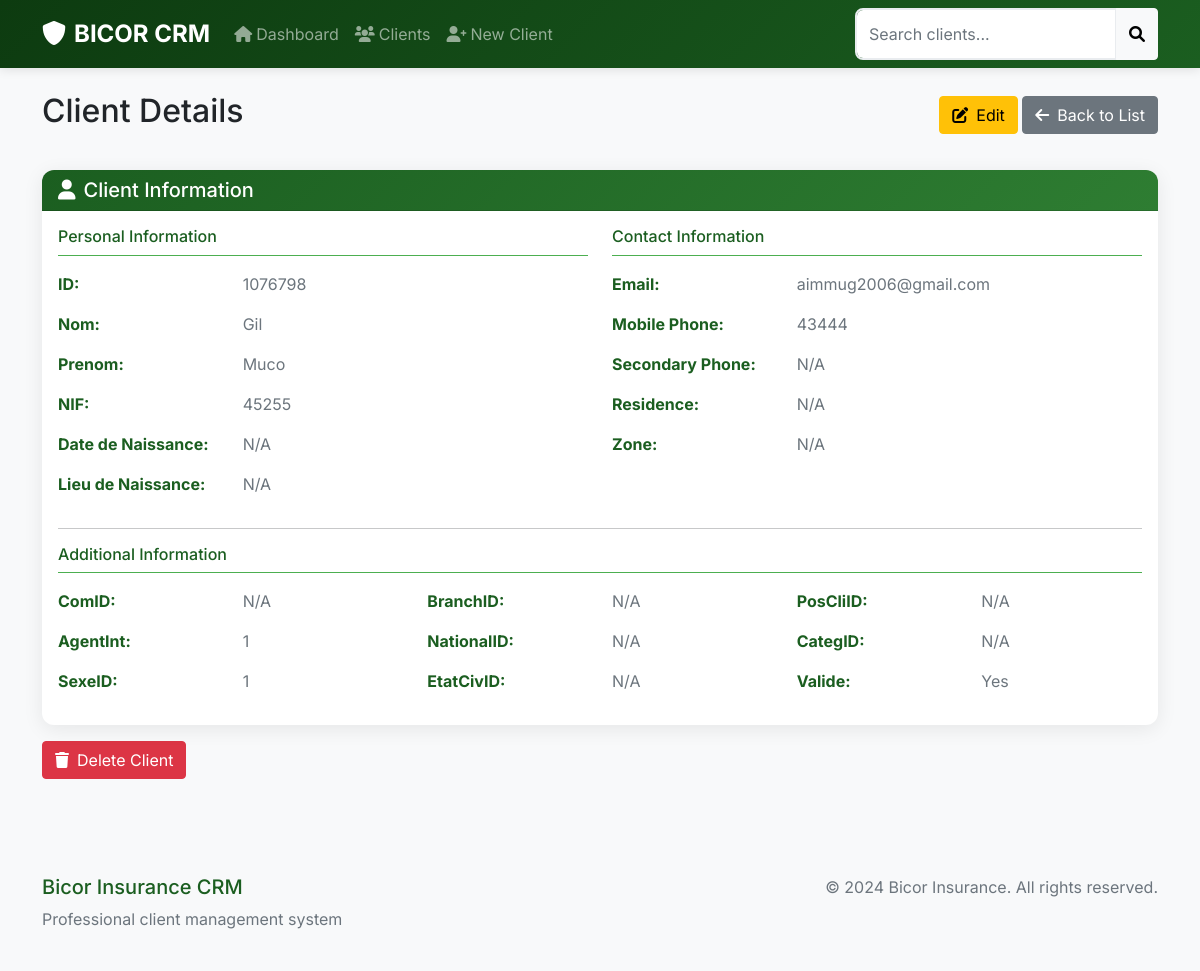
/client/1076798, run on the app's committed database.
### tables this page shows
CREATE TABLE "Clients" (
	"ID"	INTEGER,
	"AncCode"	TEXT,
	"NumID"	TEXT,
	"NIF"	TEXT,
	"Nom"	TEXT,
	"Prenom"	TEXT,
	"DateNais"	TEXT,
	"LieuNais"	TEXT,
	"NomConj"	TEXT,
	"NextOfKin"	TEXT,
	"MobPhone"	INTEGER,
	"MobPhone2"	TEXT,
	"NomAffich"	TEXT,
	"Email"	TEXT,
	"ComID"	INTEGER,
	"Zone"	TEXT,
	"Residence"	TEXT,
	"AgentInt"	INTEGER,
	"PaieTVA"	INTEGER,
	"Valide"	INTEGER,
	"SexeID"	INTEGER,
	"BranchID"	INTEGER,
	"NationalID"	INTEGER,
	"EtatCivID"	INTEGER,
	"PosCliID"	INTEGER,
	"CategID"	INTEGER,
	"OccupID"	INTEGER,
	"CreatOn"	TEXT,
	"CreatBy"	INTEGER,
	"LModifBy"	TEXT,
	"LModifOn"	TEXT,
	PRIMARY KEY("ID")
);

### app.py (the view)
@app.route('/client/<int:id>')
def view_client(id):
    with get_db_connection() as conn:
        cursor = conn.cursor()
        cursor.execute('SELECT * FROM Clients WHERE ID = ?', (id,))
        client = cursor.fetchone()
    if not client:
        flash('Client not found!', 'danger')
        return redirect(url_for('clients'))
    columns = get_client_columns()
    return render_template('client_view.html', client=client, columns=columns)

### app.py (called while the page is built)
@contextmanager
def get_db_connection():
    conn = sqlite3.connect('data.db')
    conn.row_factory = sqlite3.Row  # This enables column access by name
    try:
        yield conn
    finally:
        conn.close()

def get_client_columns():
    with get_db_connection() as conn:
        cursor = conn.cursor()
        cursor.execute('PRAGMA table_info(Clients)')
        return [col[1] for col in cursor.fetchall()]

### templates/client_view.html (shortened to what this page needs)
{% extends "base.html" %}
{% block content %}
<div class="d-flex justify-content-between align-items-center mb-4">
    <h2>Client Details</h2>
    <div>
        <a href="{{ url_for('edit_client', id=client.ID) }}" class="btn btn-warning">
            <i class="fas fa-edit me-2"></i>Edit
        </a>
        <a href="{{ url_for('clients') }}" class="btn btn-secondary">
            <i class="fas fa-arrow-left me-2"></i>Back to List
        </a>
    </div>
</div>
<div class="row">
    <div class="col-12">
        <div class="card">
            <div class="card-header">
                <h5 class="mb-0"><i class="fas fa-user me-2"></i>Client Information</h5>
            </div>
            <div class="card-body">
                <div class="row">
                    <div class="col-md-6">
                        <h6 class="text-bicor mb-3 border-bottom pb-2">Personal Information</h6>
                        <div class="row mb-3">
                            <div class="col-md-4">
                                <strong class="text-bicor">ID:</strong>
                            </div>
                            <div class="col-md-8">
                                <span class="text-muted">{{ client.ID }}</span>
                            </div>
                        </div>
                        <div class="row mb-3">
                            <div class="col-md-4">
                                <strong class="text-bicor">Nom:</strong>
                            </div>
                            <div class="col-md-8">
                                <span class="text-muted">{{ client.Nom or 'N/A' }}</span>
                            </div>
                        </div>
                        <div class="row mb-3">
                            <div class="col-md-4">
                                <strong class="text-bicor">Prenom:</strong>
                            </div>
                            <div class="col-md-8">
                                <span class="text-muted">{{ client.Prenom or 'N/A' }}</span>
                            </div>
                        </div>
                        <div class="row mb-3">
                            <div class="col-md-4">
                                <strong class="text-bicor">NIF:</strong>
                            </div>
                            <div class="col-md-8">
                                <span class="text-muted">{{ client.NIF or 'N/A' }}</span>
                            </div>
                        </div>
                        <div class="row mb-3">
                            <div class="col-md-4">
                                <strong class="text-bicor">Date de Naissance:</strong>
                            </div>
                            <div class="col-md-8">
                                <span class="text-muted">{{ client.DateNais or 'N/A' }}</span>
                            </div>
                        </div>
                        <div class="row mb-3">
                            <div class="col-md-4">
                                <strong class="text-bicor">Lieu de Naissance:</strong>
                            </div>
                            <div class="col-md-8">
                                <span class="text-muted">{{ client.LieuNais or 'N/A' }}</span>
                            </div>
                        </div>
                    </div>
                    <div class="col-md-6">
                        <h6 class="text-bicor mb-3 border-bottom pb-2">Contact Information</h6>
                        <div class="row mb-3">
                            <div class="col-md-4">
                                <strong class="text-bicor">Email:</strong>
                            </div>
                            <div class="col-md-8">
                                <span class="text-muted">{{ client.Email or 'N/A' }}</span>
                            </div>
                        </div>
                        <div class="row mb-3">
                            <div class="col-md-4">
                                <strong class="text-bicor">Mobile Phone:</strong>
                            </div>
                            <div class="col-md-8">
                                <span class="text-muted">{{ client.MobPhone or 'N/A' }}</span>
                            </div>
                        </div>
                        <div class="row mb-3">
                            <div class="col-md-4">
                                <strong class="text-bicor">Secondary Phone:</strong>
                            </div>
                            <div class="col-md-8">
                                <span class="text-muted">{{ client.MobPhone2 or 'N/A' }}</span>
                            </div>
                        </div>
                        <div class="row mb-3">
                            <div class="col-md-4">
                                <strong class="text-bicor">Residence:</strong>
                            </div>
                            <div class="col-md-8">
                                <span class="text-muted">{{ client.Residence or 'N/A' }}</span>
                            </div>
                        </div>
                        <div class="row mb-3">
                            <div class="col-md-4">
                                <strong class="text-bicor">Zone:</strong>
                            </div>
                            <div class="col-md-8">
                                <span class="text-muted">{{ client.Zone or 'N/A' }}</span>
                            </div>
                        </div>
                    </div>
                </div>
                <hr>
                <h6 class="text-bicor mb-3 border-bottom pb-2">Additional Information</h6>
                <div class="row">
                    <div class="col-md-4">
                        <div class="row mb-3">
                            <div class="col-md-6">
                                <strong class="text-bicor">ComID:</strong>
                            </div>
                            <div class="col-md-6">
                                <span class="text-muted">{{ client.ComID or 'N/A' }}</span>
                            </div>
                        </div>
                        <div class="row mb-3">
                            <div class="col-md-6">
                                <strong class="text-bicor">AgentInt:</strong>
                            </div>
                            <div class="col-md-6">
                                <span class="text-muted">{{ client.AgentInt or 'N/A' }}</span>
                            </div>
                        </div>
                        <div class="row mb-3">
                            <div class="col-md-6">
                                <strong class="text-bicor">SexeID:</strong>
                            </div>
                            <div class="col-md-6">
                                <span class="text-muted">{{ client.SexeID or 'N/A' }}</span>
                            </div>
                        </div>
                    </div>
                    <div class="col-md-4">
                        <div class="row mb-3">
                            <div class="col-md-6">
                                <strong class="text-bicor">BranchID:</strong>
                            </div>
                            <div class="col-md-6">
                                <span class="text-muted">{{ client.BranchID or 'N/A' }}</span>
                            </div>
                        </div>
                        <div class="row mb-3">
                            <div class="col-md-6">
                                <strong class="text-bicor">NationalID:</strong>
                            </div>
                            <div class="col-md-6">
                                <span class="text-muted">{{ client.NationalID or 'N/A' }}</span>
                            </div>
                        </div>
                        <div class="row mb-3">
                            <div class="col-md-6">
                                <strong class="text-bicor">EtatCivID:</strong>
                            </div>
                            <div class="col-md-6">
                                <span class="text-muted">{{ client.EtatCivID or 'N/A' }}</span>
                            </div>
                        </div>
                    </div>
                    <div class="col-md-4">
                        <div class="row mb-3">
                            <div class="col-md-6">
                                <strong class="text-bicor">PosCliID:</strong>
                            </div>
                            <div class="col-md-6">
                                <span class="text-muted">{{ client.PosCliID or 'N/A' }}</span>
                            </div>
                        </div>
                        <div class="row mb-3">
                            <div class="col-md-6">
                                <strong class="text-bicor">CategID:</strong>
                            </div>
                            <div class="col-md-6">
                                <span class="text-muted">{{ client.CategID or 'N/A' }}</span>
                            </div>
                        </div>
                        <div class="row mb-3">
                            <div class="col-md-6">
                                <strong class="text-bicor">Valide:</strong>
                            </div>
                            <div class="col-md-6">
                                <span class="text-muted">
                                    {% if client.Valide == 1 %}Yes{% elif client.Valide == 0 %}No{% else %}N/A{% endif %}
                                </span>
                            </div>
                        </div>
                    </div>
                </div>
            </div>
        </div>
    </div>
</div>
<div class="mt-3">
    <form action="{{ url_for('delete_client', id=client.ID) }}" method="post">
        <button type="submit" class="btn btn-danger" onclick="return confirm('Are you sure you want to delete this client? This action cannot be undone.')">
            <i class="fas fa-trash me-2"></i>Delete Client
        </button>
    </form>
</div>
{% endblock %}

### static/css/style.css (style rules this page uses)
:root { --bicor-primary: #1b5e20; --bicor-secondary: #2e7d32; --bicor-light: #4caf50; --bicor-accent: #388e3c; --bicor-dark: #0d3b10; }
body { background-color: #f8f9fa; font-family: 'Segoe UI', Tahoma, Geneva, Verdana, sans-serif; }
.card { border: none; border-radius: 12px; box-shadow: 0 4px 20px rgba(0,0,0,0.08); transition: transform 0.2s ease, box-shadow 0.2s ease; }
.card-header { background: linear-gradient(135deg, var(--bicor-primary) 0%, var(--bicor-secondary) 100%); color: white; border-radius: 12px 12px 0 0 !important; font-weight: 600; }
.text-bicor { color: var(--bicor-primary) !important; }
.border-bottom { border-color: var(--bicor-light) !important; }
.mb-4 { margin-bottom: 2rem !important; }

### templates/base.html (style rules this page uses)
body { font-family: 'Inter', sans-serif; }

### data on the page
Clients: ID "1076798", Nom "Gil", Prenom "Muco", NIF "45255", Email "aimmug2006@gmail.com", MobPhone "43444", AgentInt "1", SexeID "1"

### other printed values
{{ client.DateNais or 'N/A' }} "N/A"
{{ client.LieuNais or 'N/A' }} "N/A"
{{ client.MobPhone2 or 'N/A' }} "N/A"
{{ client.Residence or 'N/A' }} "N/A"
{{ client.Zone or 'N/A' }} "N/A"
{{ client.ComID or 'N/A' }} "N/A"
{{ client.BranchID or 'N/A' }} "N/A"
{{ client.NationalID or 'N/A' }} "N/A"
{{ client.EtatCivID or 'N/A' }} "N/A"
{{ client.PosCliID or 'N/A' }} "N/A"
{{ client.CategID or 'N/A' }} "N/A"
